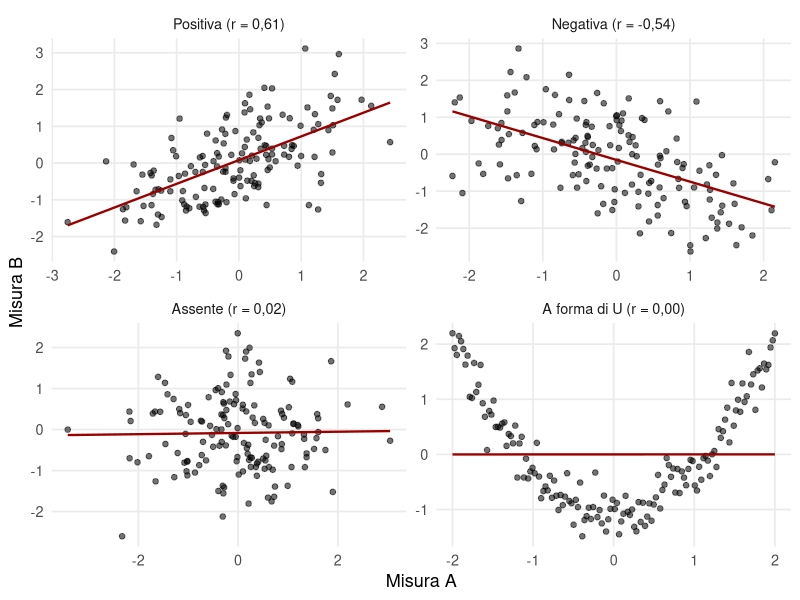
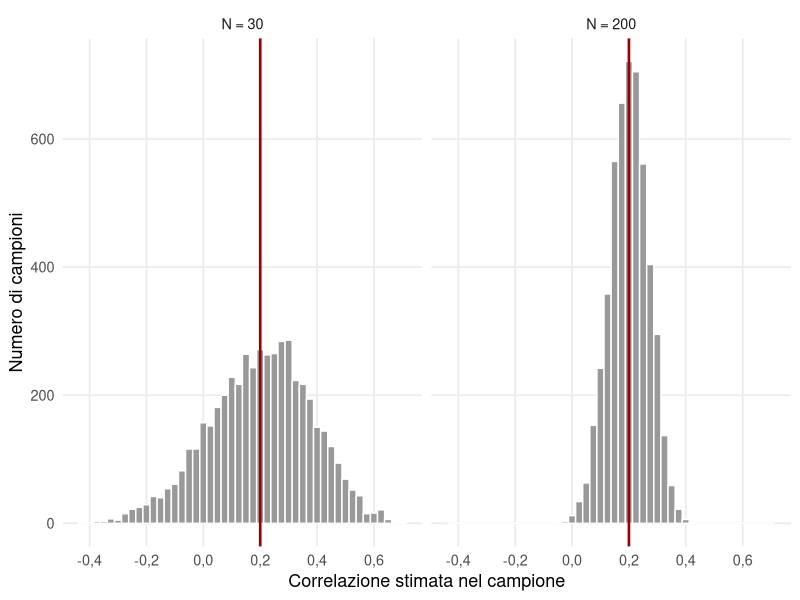
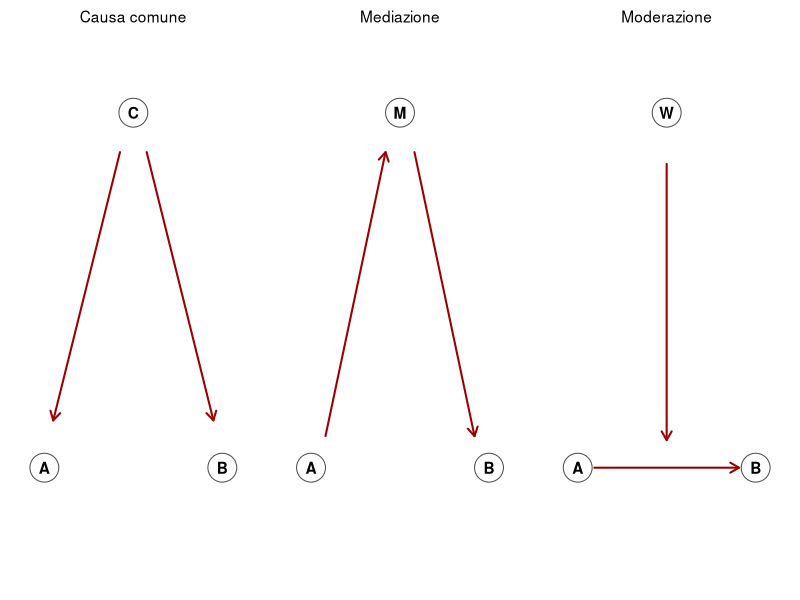

R code for these plots, in order:
## ---- chunk 1
#| label: setup
library(ggplot2)
rosso = "#9A0000"
# Nel PDF (A5) le figure si disegnano alla larghezza reale della pagina.
stampa = knitr::is_latex_output()
virgola = function(x, d = 2) formatC(x, format = "f", digits = d, decimal.mark = ",")
tema = theme_minimal(base_size = if (stampa) 10 else 13) +
  theme(panel.grid.minor = element_blank(), plot.title = element_text(size = 12))
## ---- chunk 2
#| label: fig-nuvole
#| fig-cap: "Quattro associazioni fra due misure. I primi tre pannelli mostrano dati simulati a scopo illustrativo; il quarto una relazione a U costruita. Il valore di *r* è calcolato sui punti disegnati."
#| fig-alt: "Quattro diagrammi di dispersione: andamento crescente, decrescente, senza tendenza e a U. Il coefficiente di Pearson è vicino a zero sia nel terzo sia nel quarto pannello, anche se nel quarto i punti seguono chiaramente una curva."
#| fig-width: !expr if (stampa) 4.45 else 8
#| fig-height: !expr if (stampa) 4.4 else 7
set.seed(2026)
n = 150
sim = function(rho) MASS::mvrnorm(n, c(0, 0), matrix(c(1, rho, rho, 1), 2))
p1 = sim(.50); p2 = sim(-.50); p3 = sim(0)
xu = seq(-2, 2, length.out = n); yu = xu^2 + rnorm(n, 0, .35)
d = rbind(
  data.frame(x = p1[, 1], y = p1[, 2], tipo = "Positiva"),
  data.frame(x = p2[, 1], y = p2[, 2], tipo = "Negativa"),
  data.frame(x = p3[, 1], y = p3[, 2], tipo = "Assente"),
  data.frame(x = xu, y = as.numeric(scale(yu)), tipo = "A forma di U")
)
d$tipo = factor(d$tipo, levels = c("Positiva", "Negativa", "Assente", "A forma di U"))
lab = sapply(split(d, d$tipo), function(s) paste0("r = ", virgola(cor(s$x, s$y))))
levels(d$tipo) = paste0(levels(d$tipo), " (", lab, ")")
ggplot(d, aes(x, y)) +
  geom_point(alpha = .55, size = 1.6) +
  geom_smooth(method = "lm", se = FALSE, colour = rosso, linewidth = .8) +
  facet_wrap(~tipo, scales = "free") +
  labs(x = "Misura A", y = "Misura B") +
  tema
## ---- chunk 3
#| label: fig-campioni
#| fig-cap: "Distribuzione delle correlazioni ottenute in 5.000 campioni simulati estratti da una popolazione in cui la correlazione vera è 0,20 (linea verticale). Con 30 persone le stime spaziano da valori negativi a valori molto alti; con 200 si concentrano attorno al valore vero."
#| fig-alt: "Due istogrammi. Con campioni di 30 persone le correlazioni stimate vanno circa da meno 0,2 a più 0,6; con campioni di 200 persone vanno circa da 0,05 a 0,35."
#| fig-width: !expr if (stampa) 4.45 else 8
#| fig-height: !expr if (stampa) 2.7 else 3.6
set.seed(1904)
stima = function(n) replicate(5000, cor(MASS::mvrnorm(n, c(0, 0), matrix(c(1, .2, .2, 1), 2)))[1, 2])
dc = rbind(data.frame(r = stima(30), N = "N = 30"), data.frame(r = stima(200), N = "N = 200"))
dc$N = factor(dc$N, levels = c("N = 30", "N = 200"))
ggplot(dc, aes(r)) +
  geom_histogram(binwidth = .025, fill = "grey60", colour = "white") +
  geom_vline(xintercept = .2, colour = rosso, linewidth = .9) +
  facet_wrap(~N) +
  scale_x_continuous(breaks = seq(-.4, .8, if (stampa) .4 else .2), labels = function(x) virgola(x, 1)) +
  labs(x = "Correlazione stimata nel campione", y = "Numero di campioni") +
  tema
## ---- chunk 4
#| label: fig-schemi
#| fig-cap: "Tre schemi causali ipotetici. Le frecce rappresentano ipotesi, non conclusioni ricavabili dalle sole correlazioni."
#| fig-alt: "Nel primo schema una variabile C influenza sia A sia B. Nel secondo il percorso da A a B passa attraverso M. Nel terzo una variabile W modifica la freccia che va da A a B."
#| fig-width: !expr if (stampa) 4.45 else 9
#| fig-height: !expr if (stampa) 1.9 else 2.6
par(mfrow = c(1, 3), mar = c(1, 1, 2.5, 1))
if (stampa) par(cex = .6, mar = c(.5, .5, 2, .5))
nodo = function(x, y, t) { symbols(x, y, circles = .13, inches = FALSE, add = TRUE, bg = "white", fg = "grey30"); text(x, y, t, font = 2, cex = if (stampa) 1.1 else 1.4) }
freccia = function(x0, y0, x1, y1) arrows(x0, y0, x1, y1, length = .1, lwd = 2, col = rosso)
vuoto = function(titolo) { plot(0, 0, type = "n", xlim = c(0, 2), ylim = c(-.2, 1.1), axes = FALSE, xlab = "", ylab = ""); title(titolo, cex.main = 1.4, font.main = 1) }
vuoto("Causa comune"); freccia(.88, .85, .28, .17); freccia(1.12, .85, 1.72, .17)
nodo(1, .95, "C"); nodo(.2, .05, "A"); nodo(1.8, .05, "B")
vuoto("Mediazione"); freccia(.33, .13, .87, .85); freccia(1.13, .85, 1.67, .13)
nodo(.2, .05, "A"); nodo(1, .95, "M"); nodo(1.8, .05, "B")
vuoto("Moderazione"); freccia(.35, .05, 1.65, .05); freccia(1, .82, 1, .12)
nodo(.2, .05, "A"); nodo(1.8, .05, "B"); nodo(1, .95, "W")
